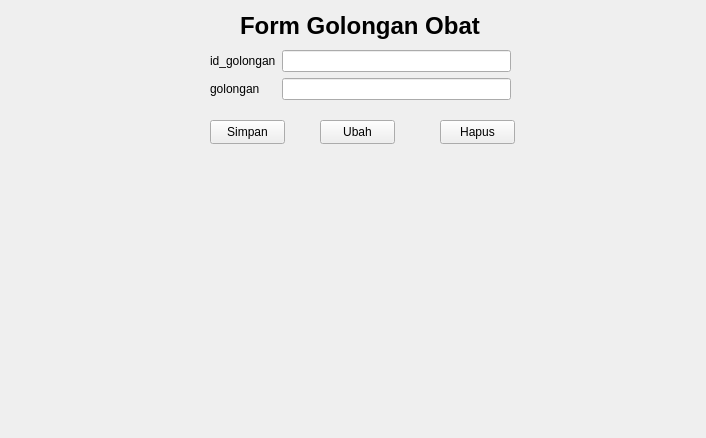
<?xml version="1.0" encoding="UTF-8"?>
<ui version="4.0">
 <class>Form</class>
 <widget class="QWidget" name="Form">
  <property name="geometry">
   <rect>
    <x>0</x>
    <y>0</y>
    <width>706</width>
    <height>438</height>
   </rect>
  </property>
  <property name="windowTitle">
   <string>Form</string>
  </property>
  <widget class="QWidget" name="formLayoutWidget">
   <property name="geometry">
    <rect>
     <x>210</x>
     <y>50</y>
     <width>301</width>
     <height>71</height>
    </rect>
   </property>
   <layout class="QFormLayout" name="formLayout">
    <item row="0" column="0">
     <widget class="QLabel" name="id_golonganLabel">
      <property name="text">
       <string>id_golongan</string>
      </property>
     </widget>
    </item>
    <item row="0" column="1">
     <widget class="QLineEdit" name="id_golonganLineEdit"/>
    </item>
    <item row="1" column="0">
     <widget class="QLabel" name="golonganLabel">
      <property name="text">
       <string>golongan</string>
      </property>
     </widget>
    </item>
    <item row="1" column="1">
     <widget class="QLineEdit" name="golonganLineEdit"/>
    </item>
   </layout>
  </widget>
  <widget class="QPushButton" name="pushButton">
   <property name="geometry">
    <rect>
     <x>210</x>
     <y>120</y>
     <width>75</width>
     <height>24</height>
    </rect>
   </property>
   <property name="text">
    <string>Simpan</string>
   </property>
  </widget>
  <widget class="QPushButton" name="pushButton_2">
   <property name="geometry">
    <rect>
     <x>320</x>
     <y>120</y>
     <width>75</width>
     <height>24</height>
    </rect>
   </property>
   <property name="text">
    <string>Ubah</string>
   </property>
  </widget>
  <widget class="QPushButton" name="pushButton_3">
   <property name="geometry">
    <rect>
     <x>440</x>
     <y>120</y>
     <width>75</width>
     <height>24</height>
    </rect>
   </property>
   <property name="text">
    <string>Hapus</string>
   </property>
  </widget>
  <widget class="QLabel" name="label">
   <property name="geometry">
    <rect>
     <x>240</x>
     <y>10</y>
     <width>251</width>
     <height>31</height>
    </rect>
   </property>
   <property name="font">
    <font>
     <pointsize>18</pointsize>
     <bold>true</bold>
    </font>
   </property>
   <property name="text">
    <string>Form Golongan Obat</string>
   </property>
  </widget>
 </widget>
 <resources/>
 <connections/>
</ui>
